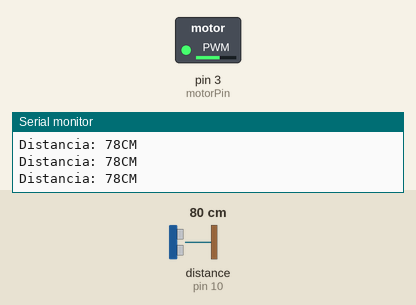
Simulated run of this sketch. Board: Arduino Uno, built with avr-gcc and run on an emulated ATmega328P. Shown: switched loads named in the sketch (green lamp = pin HIGH), the last lines printed to the serial monitor. Wiring (inferred from the names in the program): ultrasonic range finder: trigger pin 9; echo pin 10. The test bench sets the inputs (shaded band); at power-on: distance to the obstacle (sensor on pin 10) 80 cm. The echo pulse lasts 58.3 µs per cm; pins used as bus, display or sensor lines are not drawn.

Above: at 1.2 s.
1.3 s: distance to the obstacle (sensor on pin 10) set to 34 cm
4.3 s: distance to the obstacle (sensor on pin 10) set to 27 cm
At 5.0 s:
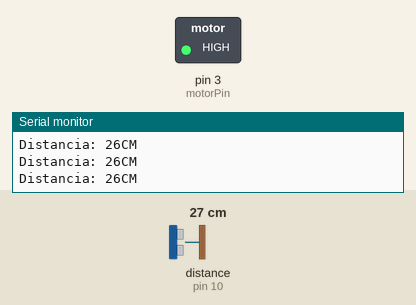
5.8 s: distance to the obstacle (sensor on pin 10) set to 153 cm
At 6.4 s:
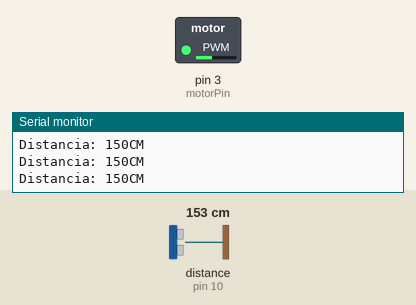
7.3 s: distance to the obstacle (sensor on pin 10) set to 86 cm
8.8 s: distance to the obstacle (sensor on pin 10) set to 78 cm
At 9.8 s:
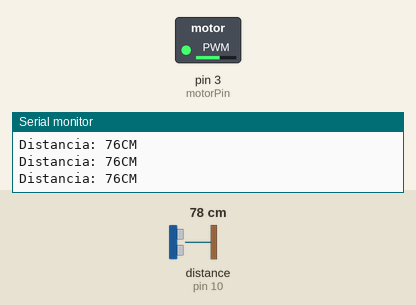
11.8 s: distance to the obstacle (sensor on pin 10) set to 4 cm
At 12.3 s:
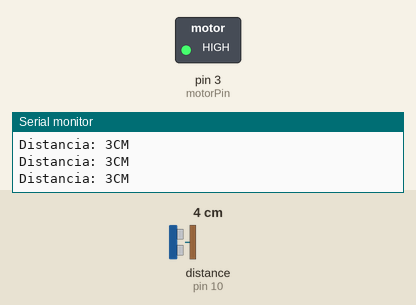
Timing chart, 0 to 14.3 s (numbered marks = the images above; inputs shaded):
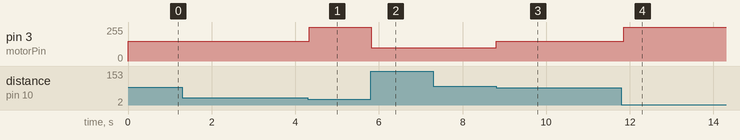

The sketch:

medidor_de_distancia.ino
```cpp
#include <Wire.h>
const int Trigger = 9;             //Pin digital 2 para el Trigger del sensor
const int Echo = 10;               //Pin digital 3 para el Echo del sensor
int motorPin = 3; //motor al pin 3

void setup() {
  Serial.begin(9600);         //Inicializamos la comunicacion
  pinMode(Trigger, OUTPUT);   //definimos el Trigger como salida
  pinMode(motorPin, OUTPUT);  //definimos el Motor como salida
  pinMode(Echo, INPUT);       //definimos el Echo como entrada
  digitalWrite(Trigger, LOW); //Inicializamos el pin con un 0 digital

}

void loop() {
  long tiempo;       //variable que definira el tiempo que demora en llegar el eco
  long distancia;    //variable que definira la distancia en CM

  digitalWrite(Trigger, HIGH);
  delayMicroseconds(10);        //Enviamos un pulso de 10 microsegundos
  digitalWrite(Trigger, LOW);

  tiempo = pulseIn(Echo, HIGH);       //Obtenemos el ancho del pulso
  distancia = tiempo / 59;            //escalamos el tiempo a una distancia en CM por medio de una conversion directa

  Serial.print("Distancia: ");
  Serial.print(distancia);            //Enviamos serialmente el valor de la distancia
  Serial.print("CM");

  Serial.println();

  if(distancia <= 150){   // Como sabemos que medimos en CM podemos hacer esto w
  // Suave
  analogWrite(motorPin, 100);
  }
  if(distancia <= 80){
  // 50% de fuerza
  analogWrite(motorPin, 150);
  }
  // Al tope
  if(distancia <= 30){
  analogWrite(motorPin, 255);
  }
  delay(50);                        //Hacemos una pausa de 100ms

}
```

Measured:
- the behaviour switches between 32 and 31 cm on distance to the obstacle (sensor on pin 10) (found by bisection; images 0 and 1)
- the behaviour switches between 83 and 82 cm on distance to the obstacle (sensor on pin 10) (found by bisection; images 2 and 3)
- after the input at 4.3 s, pin 3 (motorPin): 150/255 → 255/255 at once
- after the input at 5.8 s, pin 3 (motorPin): 255/255 → 100/255 at once
- after the input at 8.8 s, pin 3 (motorPin): 100/255 → 150/255 at once
- after the input at 11.8 s, pin 3 (motorPin): 150/255 → 255/255 after 0.05 s
